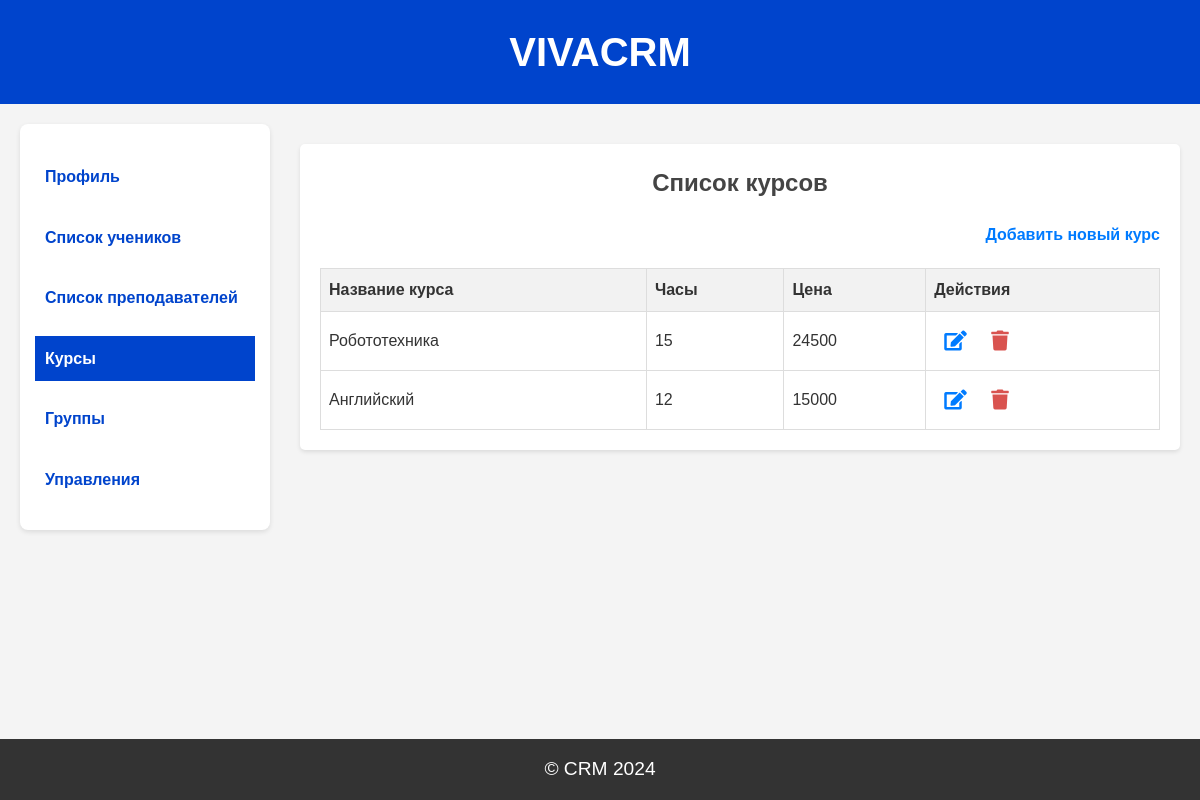
The page /courses (signed in) on the database as committed earlier.
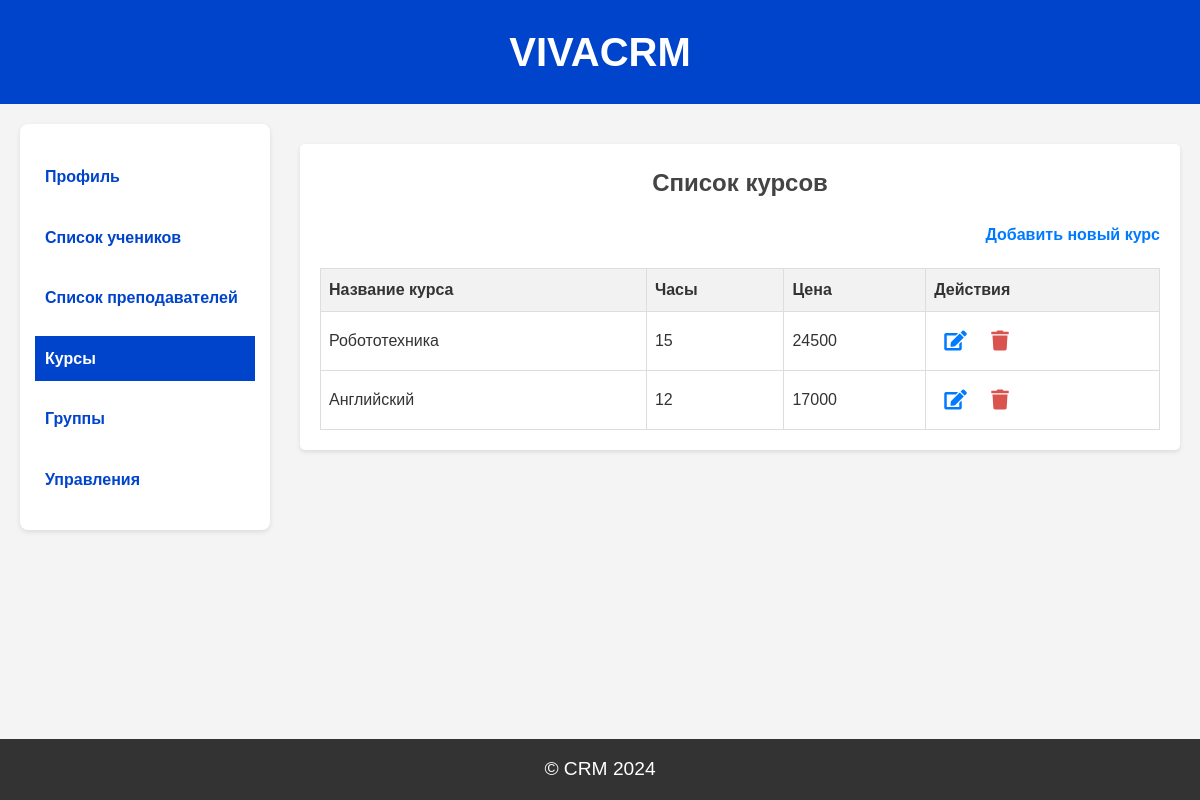
The same page on the database as committed later.
### models.py (models this page shows)
class Course(db.Model):
    id = db.Column(db.Integer, primary_key=True)
    course_name = db.Column(db.String(100), nullable=False)
    academic_hours = db.Column(db.Integer, nullable=False)
    price = db.Column(db.Integer, nullable=False)
    teachers = db.relationship('ManageTeacher', back_populates='course')
    students = db.relationship('ManageStudent', back_populates='course')

### app.py (the view)
@app.route('/courses', methods=['GET'])
@login_required
@role_required('Администратор')
def list_courses():
    administrator = Administrator.query.filter_by(admin_id=current_user.id).first()
    courses = Course.query.all()
    return render_template('courses.html', courses=courses, administrator=administrator)

### app.py (called while the page is built)
@login_manager.user_loader
def load_user(user_id):
    return Users.query.get(int(user_id))

def role_required(role):
    def decorator(f):
        @wraps(f)
        def wrapped(*args, **kwargs):
            if not current_user.is_authenticated or current_user.role != role:
                flash('Недостаточно прав доступа')
                return redirect(url_for('login'))
            return f(*args, **kwargs)
        return wrapped
    return decorator

### templates/courses.html (shortened to what this page needs)
{% extends "base_administrator.html" %}
{% block content %}
<div class="course-form">
    <h2>Список курсов</h2>
    <a href="{{ url_for('add_course') }}" class="add-course-link">Добавить новый курс</a>
    <table class="course-list-table">
        <thead>
            <tr>
                <th>Название курса</th>
                <th>Часы</th>
                <th>Цена</th>
                <th>Действия</th>
            </tr>
        </thead>
        <tbody>
            {% for course in courses %}
            <tr>
                <td>{{ course.course_name }}</td>
                <td>{{ course.academic_hours }}</td>
                <td>{{ course.price }}</td>
                <td>
                    <a href="{{ url_for('edit_course', id=course.id) }}" class="btn-edit"><i class="fa fa-edit"></i></a>
                    <a href="{{ url_for('delete_course', id=course.id) }}" class="btn-danger"><i class="fa fa-trash"></i></a>
                </td>
            </tr>
            {% endfor %}
        </tbody>
    </table>
</div>
{% endblock %}

Rows that differ between the two databases and show on the page:
changed Course "Английский": price "15000" → "17000"
